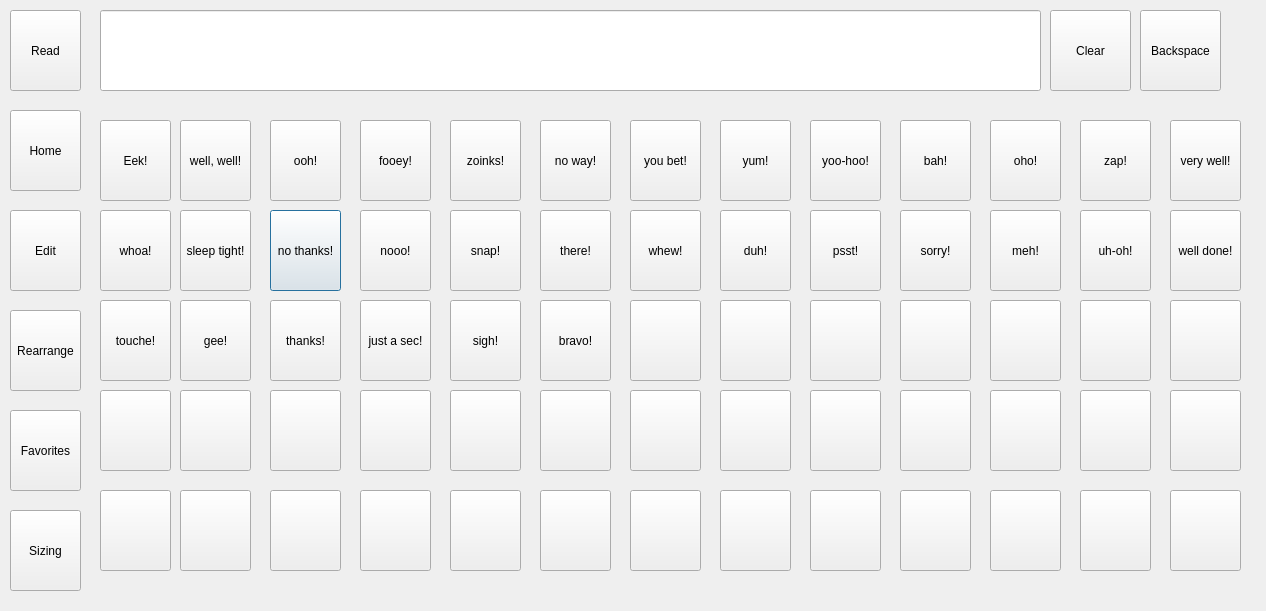
<?xml version="1.0" encoding="UTF-8"?>
<ui version="4.0">
 <class>interjection</class>
 <widget class="QDialog" name="interjection">
  <property name="geometry">
   <rect>
    <x>0</x>
    <y>0</y>
    <width>1266</width>
    <height>611</height>
   </rect>
  </property>
  <property name="windowTitle">
   <string>Dialog</string>
  </property>
  <widget class="QPushButton" name="noThanks_intButton">
   <property name="geometry">
    <rect>
     <x>270</x>
     <y>210</y>
     <width>71</width>
     <height>81</height>
    </rect>
   </property>
   <property name="text">
    <string>no thanks!</string>
   </property>
  </widget>
  <widget class="QPushButton" name="pushButton_54">
   <property name="geometry">
    <rect>
     <x>900</x>
     <y>300</y>
     <width>71</width>
     <height>81</height>
    </rect>
   </property>
   <property name="text">
    <string/>
   </property>
  </widget>
  <widget class="QPushButton" name="fooey_intButton">
   <property name="geometry">
    <rect>
     <x>360</x>
     <y>120</y>
     <width>71</width>
     <height>81</height>
    </rect>
   </property>
   <property name="text">
    <string>fooey!</string>
   </property>
  </widget>
  <widget class="QPushButton" name="bah_intButton">
   <property name="geometry">
    <rect>
     <x>900</x>
     <y>120</y>
     <width>71</width>
     <height>81</height>
    </rect>
   </property>
   <property name="text">
    <string>bah!</string>
   </property>
  </widget>
  <widget class="QPushButton" name="snap_intButton">
   <property name="geometry">
    <rect>
     <x>450</x>
     <y>210</y>
     <width>71</width>
     <height>81</height>
    </rect>
   </property>
   <property name="text">
    <string>snap!</string>
   </property>
  </widget>
  <widget class="QPushButton" name="clear_fromLocations">
   <property name="geometry">
    <rect>
     <x>1050</x>
     <y>10</y>
     <width>81</width>
     <height>81</height>
    </rect>
   </property>
   <property name="text">
    <string>Clear</string>
   </property>
  </widget>
  <widget class="QPushButton" name="yum_intButton">
   <property name="geometry">
    <rect>
     <x>720</x>
     <y>120</y>
     <width>71</width>
     <height>81</height>
    </rect>
   </property>
   <property name="text">
    <string>yum!</string>
   </property>
  </widget>
  <widget class="QPushButton" name="thanks_intButton">
   <property name="geometry">
    <rect>
     <x>270</x>
     <y>300</y>
     <width>71</width>
     <height>81</height>
    </rect>
   </property>
   <property name="text">
    <string>thanks!</string>
   </property>
  </widget>
  <widget class="QPushButton" name="veryWell_intButton">
   <property name="geometry">
    <rect>
     <x>1170</x>
     <y>120</y>
     <width>71</width>
     <height>81</height>
    </rect>
   </property>
   <property name="text">
    <string>very well!</string>
   </property>
  </widget>
  <widget class="QPushButton" name="pushButton_48">
   <property name="geometry">
    <rect>
     <x>540</x>
     <y>390</y>
     <width>71</width>
     <height>81</height>
    </rect>
   </property>
   <property name="text">
    <string/>
   </property>
  </widget>
  <widget class="QPushButton" name="pushButton_60">
   <property name="geometry">
    <rect>
     <x>270</x>
     <y>490</y>
     <width>71</width>
     <height>81</height>
    </rect>
   </property>
   <property name="text">
    <string/>
   </property>
  </widget>
  <widget class="QPushButton" name="zoinks_intButton">
   <property name="geometry">
    <rect>
     <x>450</x>
     <y>120</y>
     <width>71</width>
     <height>81</height>
    </rect>
   </property>
   <property name="text">
    <string>zoinks!</string>
   </property>
  </widget>
  <widget class="QPushButton" name="pushButton_52">
   <property name="geometry">
    <rect>
     <x>720</x>
     <y>390</y>
     <width>71</width>
     <height>81</height>
    </rect>
   </property>
   <property name="text">
    <string/>
   </property>
  </widget>
  <widget class="QPushButton" name="pushButton_35">
   <property name="geometry">
    <rect>
     <x>360</x>
     <y>390</y>
     <width>71</width>
     <height>81</height>
    </rect>
   </property>
   <property name="text">
    <string/>
   </property>
  </widget>
  <widget class="QPushButton" name="pushButton_46">
   <property name="geometry">
    <rect>
     <x>100</x>
     <y>390</y>
     <width>71</width>
     <height>81</height>
    </rect>
   </property>
   <property name="text">
    <string/>
   </property>
  </widget>
  <widget class="QPushButton" name="pushButton_63">
   <property name="geometry">
    <rect>
     <x>360</x>
     <y>490</y>
     <width>71</width>
     <height>81</height>
    </rect>
   </property>
   <property name="text">
    <string/>
   </property>
  </widget>
  <widget class="QPushButton" name="pushButton_66">
   <property name="geometry">
    <rect>
     <x>450</x>
     <y>490</y>
     <width>71</width>
     <height>81</height>
    </rect>
   </property>
   <property name="text">
    <string/>
   </property>
  </widget>
  <widget class="QPushButton" name="nooo_intButton">
   <property name="geometry">
    <rect>
     <x>360</x>
     <y>210</y>
     <width>71</width>
     <height>81</height>
    </rect>
   </property>
   <property name="text">
    <string>nooo!</string>
   </property>
  </widget>
  <widget class="QPushButton" name="meh_intButton">
   <property name="geometry">
    <rect>
     <x>990</x>
     <y>210</y>
     <width>71</width>
     <height>81</height>
    </rect>
   </property>
   <property name="text">
    <string>meh!</string>
   </property>
  </widget>
  <widget class="QPushButton" name="duh_intButton">
   <property name="geometry">
    <rect>
     <x>720</x>
     <y>210</y>
     <width>71</width>
     <height>81</height>
    </rect>
   </property>
   <property name="text">
    <string>duh!</string>
   </property>
  </widget>
  <widget class="QPushButton" name="backspace_fromLocations">
   <property name="geometry">
    <rect>
     <x>1140</x>
     <y>10</y>
     <width>81</width>
     <height>81</height>
    </rect>
   </property>
   <property name="text">
    <string>Backspace</string>
   </property>
  </widget>
  <widget class="QPushButton" name="pushButton_41">
   <property name="geometry">
    <rect>
     <x>1080</x>
     <y>390</y>
     <width>71</width>
     <height>81</height>
    </rect>
   </property>
   <property name="text">
    <string/>
   </property>
  </widget>
  <widget class="QPushButton" name="rearrange_fromLocations">
   <property name="geometry">
    <rect>
     <x>10</x>
     <y>310</y>
     <width>71</width>
     <height>81</height>
    </rect>
   </property>
   <property name="text">
    <string>Rearrange</string>
   </property>
  </widget>
  <widget class="QLineEdit" name="lineEdit">
   <property name="geometry">
    <rect>
     <x>100</x>
     <y>10</y>
     <width>941</width>
     <height>81</height>
    </rect>
   </property>
  </widget>
  <widget class="QPushButton" name="pushButton_58">
   <property name="geometry">
    <rect>
     <x>630</x>
     <y>490</y>
     <width>71</width>
     <height>81</height>
    </rect>
   </property>
   <property name="text">
    <string/>
   </property>
  </widget>
  <widget class="QPushButton" name="pushButton_64">
   <property name="geometry">
    <rect>
     <x>720</x>
     <y>490</y>
     <width>71</width>
     <height>81</height>
    </rect>
   </property>
   <property name="text">
    <string/>
   </property>
  </widget>
  <widget class="QPushButton" name="edit_fromLocations">
   <property name="geometry">
    <rect>
     <x>10</x>
     <y>210</y>
     <width>71</width>
     <height>81</height>
    </rect>
   </property>
   <property name="text">
    <string>Edit</string>
   </property>
  </widget>
  <widget class="QPushButton" name="favorite_fromLocations">
   <property name="geometry">
    <rect>
     <x>10</x>
     <y>410</y>
     <width>71</width>
     <height>81</height>
    </rect>
   </property>
   <property name="text">
    <string>Favorites</string>
   </property>
  </widget>
  <widget class="QPushButton" name="wellwell_intButton">
   <property name="geometry">
    <rect>
     <x>180</x>
     <y>120</y>
     <width>71</width>
     <height>81</height>
    </rect>
   </property>
   <property name="text">
    <string>well, well!</string>
   </property>
  </widget>
  <widget class="QPushButton" name="pushButton_42">
   <property name="geometry">
    <rect>
     <x>810</x>
     <y>300</y>
     <width>71</width>
     <height>81</height>
    </rect>
   </property>
   <property name="text">
    <string/>
   </property>
  </widget>
  <widget class="QPushButton" name="pushButton_36">
   <property name="geometry">
    <rect>
     <x>720</x>
     <y>300</y>
     <width>71</width>
     <height>81</height>
    </rect>
   </property>
   <property name="text">
    <string/>
   </property>
  </widget>
  <widget class="QPushButton" name="size_fromLocations">
   <property name="geometry">
    <rect>
     <x>10</x>
     <y>510</y>
     <width>71</width>
     <height>81</height>
    </rect>
   </property>
   <property name="text">
    <string>Sizing</string>
   </property>
  </widget>
  <widget class="QPushButton" name="sleepTight_intButton">
   <property name="geometry">
    <rect>
     <x>180</x>
     <y>210</y>
     <width>71</width>
     <height>81</height>
    </rect>
   </property>
   <property name="text">
    <string>sleep tight!</string>
   </property>
  </widget>
  <widget class="QPushButton" name="pushButton_71">
   <property name="geometry">
    <rect>
     <x>1170</x>
     <y>300</y>
     <width>71</width>
     <height>81</height>
    </rect>
   </property>
   <property name="text">
    <string/>
   </property>
  </widget>
  <widget class="QPushButton" name="sigh_intButton">
   <property name="geometry">
    <rect>
     <x>450</x>
     <y>300</y>
     <width>71</width>
     <height>81</height>
    </rect>
   </property>
   <property name="text">
    <string>sigh!</string>
   </property>
  </widget>
  <widget class="QPushButton" name="pushButton_44">
   <property name="geometry">
    <rect>
     <x>990</x>
     <y>390</y>
     <width>71</width>
     <height>81</height>
    </rect>
   </property>
   <property name="text">
    <string/>
   </property>
  </widget>
  <widget class="QPushButton" name="justASec_intButton">
   <property name="geometry">
    <rect>
     <x>360</x>
     <y>300</y>
     <width>71</width>
     <height>81</height>
    </rect>
   </property>
   <property name="text">
    <string>just a sec!</string>
   </property>
  </widget>
  <widget class="QPushButton" name="wellDone_intButton">
   <property name="geometry">
    <rect>
     <x>1170</x>
     <y>210</y>
     <width>71</width>
     <height>81</height>
    </rect>
   </property>
   <property name="text">
    <string>well done!</string>
   </property>
  </widget>
  <widget class="QPushButton" name="pushButton_56">
   <property name="geometry">
    <rect>
     <x>990</x>
     <y>490</y>
     <width>71</width>
     <height>81</height>
    </rect>
   </property>
   <property name="text">
    <string/>
   </property>
  </widget>
  <widget class="QPushButton" name="uhOh_intButton">
   <property name="geometry">
    <rect>
     <x>1080</x>
     <y>210</y>
     <width>71</width>
     <height>81</height>
    </rect>
   </property>
   <property name="text">
    <string>uh-oh!</string>
   </property>
  </widget>
  <widget class="QPushButton" name="pushButton_32">
   <property name="geometry">
    <rect>
     <x>900</x>
     <y>390</y>
     <width>71</width>
     <height>81</height>
    </rect>
   </property>
   <property name="text">
    <string/>
   </property>
  </widget>
  <widget class="QPushButton" name="pushButton_59">
   <property name="geometry">
    <rect>
     <x>900</x>
     <y>490</y>
     <width>71</width>
     <height>81</height>
    </rect>
   </property>
   <property name="text">
    <string/>
   </property>
  </widget>
  <widget class="QPushButton" name="sorry_intButton">
   <property name="geometry">
    <rect>
     <x>900</x>
     <y>210</y>
     <width>71</width>
     <height>81</height>
    </rect>
   </property>
   <property name="text">
    <string>sorry!</string>
   </property>
  </widget>
  <widget class="QPushButton" name="touche_intButton">
   <property name="geometry">
    <rect>
     <x>100</x>
     <y>300</y>
     <width>71</width>
     <height>81</height>
    </rect>
   </property>
   <property name="text">
    <string>touche!</string>
   </property>
  </widget>
  <widget class="QPushButton" name="bravo_intButton">
   <property name="geometry">
    <rect>
     <x>540</x>
     <y>300</y>
     <width>71</width>
     <height>81</height>
    </rect>
   </property>
   <property name="text">
    <string>bravo!</string>
   </property>
  </widget>
  <widget class="QPushButton" name="whoa_intButton">
   <property name="geometry">
    <rect>
     <x>100</x>
     <y>210</y>
     <width>71</width>
     <height>81</height>
    </rect>
   </property>
   <property name="text">
    <string>whoa!</string>
   </property>
  </widget>
  <widget class="QPushButton" name="pushButton_47">
   <property name="geometry">
    <rect>
     <x>180</x>
     <y>390</y>
     <width>71</width>
     <height>81</height>
    </rect>
   </property>
   <property name="text">
    <string/>
   </property>
  </widget>
  <widget class="QPushButton" name="pushButton_49">
   <property name="geometry">
    <rect>
     <x>1080</x>
     <y>300</y>
     <width>71</width>
     <height>81</height>
    </rect>
   </property>
   <property name="text">
    <string/>
   </property>
  </widget>
  <widget class="QPushButton" name="pushButton_61">
   <property name="geometry">
    <rect>
     <x>540</x>
     <y>490</y>
     <width>71</width>
     <height>81</height>
    </rect>
   </property>
   <property name="text">
    <string/>
   </property>
  </widget>
  <widget class="QPushButton" name="pushButton_57">
   <property name="geometry">
    <rect>
     <x>180</x>
     <y>490</y>
     <width>71</width>
     <height>81</height>
    </rect>
   </property>
   <property name="text">
    <string/>
   </property>
  </widget>
  <widget class="QPushButton" name="pushButton_70">
   <property name="geometry">
    <rect>
     <x>1170</x>
     <y>390</y>
     <width>71</width>
     <height>81</height>
    </rect>
   </property>
   <property name="text">
    <string/>
   </property>
  </widget>
  <widget class="QPushButton" name="psst_intButton">
   <property name="geometry">
    <rect>
     <x>810</x>
     <y>210</y>
     <width>71</width>
     <height>81</height>
    </rect>
   </property>
   <property name="text">
    <string>psst!</string>
   </property>
  </widget>
  <widget class="QPushButton" name="youBet_intButton">
   <property name="geometry">
    <rect>
     <x>630</x>
     <y>120</y>
     <width>71</width>
     <height>81</height>
    </rect>
   </property>
   <property name="text">
    <string>you bet!</string>
   </property>
  </widget>
  <widget class="QPushButton" name="noWay_intButton">
   <property name="geometry">
    <rect>
     <x>540</x>
     <y>120</y>
     <width>71</width>
     <height>81</height>
    </rect>
   </property>
   <property name="text">
    <string>no way!</string>
   </property>
  </widget>
  <widget class="QPushButton" name="pushButton_53">
   <property name="geometry">
    <rect>
     <x>630</x>
     <y>390</y>
     <width>71</width>
     <height>81</height>
    </rect>
   </property>
   <property name="text">
    <string/>
   </property>
  </widget>
  <widget class="QPushButton" name="read_fromLocations">
   <property name="geometry">
    <rect>
     <x>10</x>
     <y>10</y>
     <width>71</width>
     <height>81</height>
    </rect>
   </property>
   <property name="text">
    <string>Read</string>
   </property>
  </widget>
  <widget class="QPushButton" name="gee_intButton">
   <property name="geometry">
    <rect>
     <x>180</x>
     <y>300</y>
     <width>71</width>
     <height>81</height>
    </rect>
   </property>
   <property name="text">
    <string>gee!</string>
   </property>
  </widget>
  <widget class="QPushButton" name="there_intButton">
   <property name="geometry">
    <rect>
     <x>540</x>
     <y>210</y>
     <width>71</width>
     <height>81</height>
    </rect>
   </property>
   <property name="text">
    <string>there!</string>
   </property>
  </widget>
  <widget class="QPushButton" name="pushButton_55">
   <property name="geometry">
    <rect>
     <x>450</x>
     <y>390</y>
     <width>71</width>
     <height>81</height>
    </rect>
   </property>
   <property name="text">
    <string/>
   </property>
  </widget>
  <widget class="QPushButton" name="zap_intButton">
   <property name="geometry">
    <rect>
     <x>1080</x>
     <y>120</y>
     <width>71</width>
     <height>81</height>
    </rect>
   </property>
   <property name="text">
    <string>zap!</string>
   </property>
  </widget>
  <widget class="QPushButton" name="pushButton_62">
   <property name="geometry">
    <rect>
     <x>100</x>
     <y>490</y>
     <width>71</width>
     <height>81</height>
    </rect>
   </property>
   <property name="text">
    <string/>
   </property>
  </widget>
  <widget class="QPushButton" name="pushButton_69">
   <property name="geometry">
    <rect>
     <x>1170</x>
     <y>490</y>
     <width>71</width>
     <height>81</height>
    </rect>
   </property>
   <property name="text">
    <string/>
   </property>
  </widget>
  <widget class="QPushButton" name="ooh_intButton">
   <property name="geometry">
    <rect>
     <x>270</x>
     <y>120</y>
     <width>71</width>
     <height>81</height>
    </rect>
   </property>
   <property name="text">
    <string>ooh!</string>
   </property>
  </widget>
  <widget class="QPushButton" name="pushButton_67">
   <property name="geometry">
    <rect>
     <x>1080</x>
     <y>490</y>
     <width>71</width>
     <height>81</height>
    </rect>
   </property>
   <property name="text">
    <string/>
   </property>
  </widget>
  <widget class="QPushButton" name="pushButton_38">
   <property name="geometry">
    <rect>
     <x>990</x>
     <y>300</y>
     <width>71</width>
     <height>81</height>
    </rect>
   </property>
   <property name="text">
    <string/>
   </property>
  </widget>
  <widget class="QPushButton" name="eek_intButton">
   <property name="geometry">
    <rect>
     <x>100</x>
     <y>120</y>
     <width>71</width>
     <height>81</height>
    </rect>
   </property>
   <property name="text">
    <string>Eek!</string>
   </property>
  </widget>
  <widget class="QPushButton" name="pushButton_34">
   <property name="geometry">
    <rect>
     <x>810</x>
     <y>390</y>
     <width>71</width>
     <height>81</height>
    </rect>
   </property>
   <property name="text">
    <string/>
   </property>
  </widget>
  <widget class="QPushButton" name="yooHoo_intButton">
   <property name="geometry">
    <rect>
     <x>810</x>
     <y>120</y>
     <width>71</width>
     <height>81</height>
    </rect>
   </property>
   <property name="text">
    <string>yoo-hoo!</string>
   </property>
  </widget>
  <widget class="QPushButton" name="home_fromLocations">
   <property name="geometry">
    <rect>
     <x>10</x>
     <y>110</y>
     <width>71</width>
     <height>81</height>
    </rect>
   </property>
   <property name="text">
    <string>Home</string>
   </property>
  </widget>
  <widget class="QPushButton" name="pushButton_65">
   <property name="geometry">
    <rect>
     <x>810</x>
     <y>490</y>
     <width>71</width>
     <height>81</height>
    </rect>
   </property>
   <property name="text">
    <string/>
   </property>
  </widget>
  <widget class="QPushButton" name="whew_intButton">
   <property name="geometry">
    <rect>
     <x>630</x>
     <y>210</y>
     <width>71</width>
     <height>81</height>
    </rect>
   </property>
   <property name="text">
    <string>whew!</string>
   </property>
  </widget>
  <widget class="QPushButton" name="oho_intButton">
   <property name="geometry">
    <rect>
     <x>990</x>
     <y>120</y>
     <width>71</width>
     <height>81</height>
    </rect>
   </property>
   <property name="text">
    <string>oho!</string>
   </property>
  </widget>
  <widget class="QPushButton" name="pushButton_39">
   <property name="geometry">
    <rect>
     <x>270</x>
     <y>390</y>
     <width>71</width>
     <height>81</height>
    </rect>
   </property>
   <property name="text">
    <string/>
   </property>
  </widget>
  <widget class="QPushButton" name="pushButton_68">
   <property name="geometry">
    <rect>
     <x>630</x>
     <y>300</y>
     <width>71</width>
     <height>81</height>
    </rect>
   </property>
   <property name="text">
    <string/>
   </property>
  </widget>
 </widget>
 <resources/>
 <connections/>
</ui>
